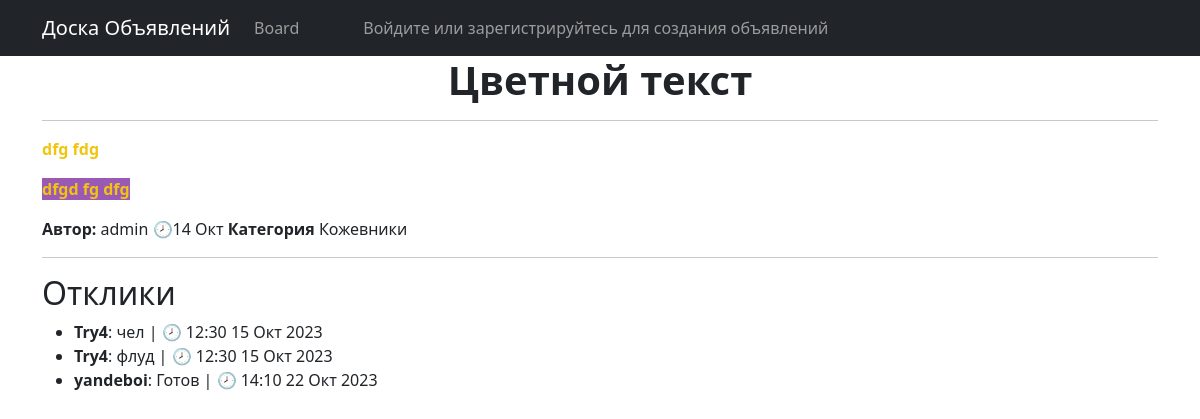
The app's page /board/post/12/ with its own data.
### board/models.py (models this page shows, shortened)
class Post(models.Model):
    author = models.ForeignKey(Author, on_delete=models.CASCADE)
    post_datetime = models.DateTimeField(auto_now_add=True)
    post_title = models.CharField(max_length=200)
    post_body = RichTextUploadingField(config_name='default', external_plugin_resources=[(
        'youtube',
        '/static/var/ckeditor/ckeditor/plugins/youtube/',
        'plugin.js',
    )],
                                       )
    category = models.ForeignKey(Category, on_delete=models.CASCADE, related_name='posts')
    slug = models.SlugField(default='', blank=True)
    comments = models.ManyToManyField(User, through='Comment', related_name='comments')

class Author(models.Model):
    user = models.OneToOneField(User, on_delete=models.CASCADE)

class Category(models.Model):
    TANK = 'TANK'
    HEALER = 'HEAL'
    DAMAGE_DEALER = 'DDDD'
    TRADER = 'TRDE'
    GUILD_MASTER = 'GMGM'
    QUESTER = 'QUST'
    BLACKSMITH = 'BLCK'
    TAYLOR = 'TLOR'
    POTIONMAKER = 'POTM'
    WIZARD = 'WIZZ'
    CATEGORY_CHOICES = [
        (TANK, 'Танки'),
        (HEALER, 'Хилы'),
        (DAMAGE_DEALER, 'ДД'),
        (TRADER, 'Торговцы'),
        (GUILD_MASTER, 'Гилдмастеры'),
        (QUESTER, 'Квестгиверы'),
        (BLACKSMITH, 'Кузнецы'),
        (TAYLOR, 'Кожевники'),
        (POTIONMAKER, 'Зельевары'),
        (WIZARD, 'Мастера заклинаний'),
    ]
    name = models.CharField(max_length=4, choices=CATEGORY_CHOICES, unique=True)

class Comment(models.Model):
    text = models.TextField()
    datetime = models.DateTimeField(auto_now_add=True)
    post = models.ForeignKey(Post, on_delete=models.CASCADE)
    user = models.ForeignKey(User, on_delete=models.CASCADE)
    accepted = models.BooleanField(default=False)

### board/views.py (the view)
# urls.py: path('board/post/<int:pk>/', PostDetail.as_view(), name='post'),
class PostDetail(DetailView):
    model = Post
    template_name = 'post.html'
    context_object_name = 'post'

### templates/post.html (shortened to what this page needs)
{% extends 'flatpages/default.html' %}
{% block content %}
    <h1 style="text-align: center;"><p><strong>{{ post.post_title }}</strong></p></h1>
    <hr />
   <p>  {{ post.post_body | safe }}</p>
       <strong>Автор: </strong>{{ post.author.user }}
               <strong>🕗</strong>{{ post.post_datetime|date:'d M' }}
            <strong>Категория</strong>
    {{post.category.get_name_display}}
       <hr />
<h2>Отклики</h2>
<ul>
  {% for comment in post.comment_set.all %}
    <li><strong>{{ comment.user }}</strong>: {{ comment.text }} | 🕗{{ comment.datetime|date:' H:i d M Y' }}</li>
  {% empty %}
    <li>Никто не откликнулся...</li>
  {% endfor %}
</ul>
{% endblock content %}

### templates/flatpages/default.html (shortened to what this page needs)
{% load static %}
<!DOCTYPE html>
<html lang="en">
<head>
  <link href="{% static 'css/styles.css' %}" rel="stylesheet" />
</head>
<body>
  <nav class="navbar navbar-expand-lg navbar-dark bg-dark static-top">
    <div class="container">
      <a class="navbar-brand" href=" ">Доска Объявлений</a>
      <div class="collapse navbar-collapse" id="navbarResponsive">
        <ul class="navbar-nav ml-auto">
          <li class="nav-item active">
            <a class="nav-link" href=" {% url "board_list" %}">Board
            </a>
          </li>
          <li class="nav-item">
            <a class="nav-link" href=""></a>
          </li>
          <li class="nav-item">
                <a class="nav-link" href=""></a>
          </li>
            <li class="nav-item"><a class="nav-link" href=""></a></li>
                 <li class="nav-item">
                {% if user %}
                    {% if not user.is_authenticated %}
                        <a class="nav-link" href="http://127.0.0.1:8000/accounts/login/">Войдите или зарегистрируйтесь для создания объявлений</a></li>
                    {% elif user.is_authenticated %}
                        <a class="nav-link" href="{% url 'add_post' %}">Создать объявление</a></li>
                    {% endif %}
                {% endif %}
<ul>
        </ul>
      </div>
    </div>
  </nav>
  <div class="container">
    <div class="row">
      <div>
       {% block content %}{% endblock content %}
      </div>
    </div>
  </div>
</body>
</html>

### records on screen
Post: post_title "Цветной текст", post_body "dfg fdg dfgd fg dfg", author.user "admin", post_datetime "14 Окт", category.name "Кожевники"
Comment: user "Try4", text "чел", datetime "12:30 15 Окт 2023"
Comment: user "Try4", text "флуд", datetime "12:30 15 Окт 2023"
Comment: user "yandeboi", text "Готов", datetime "14:10 22 Окт 2023"
